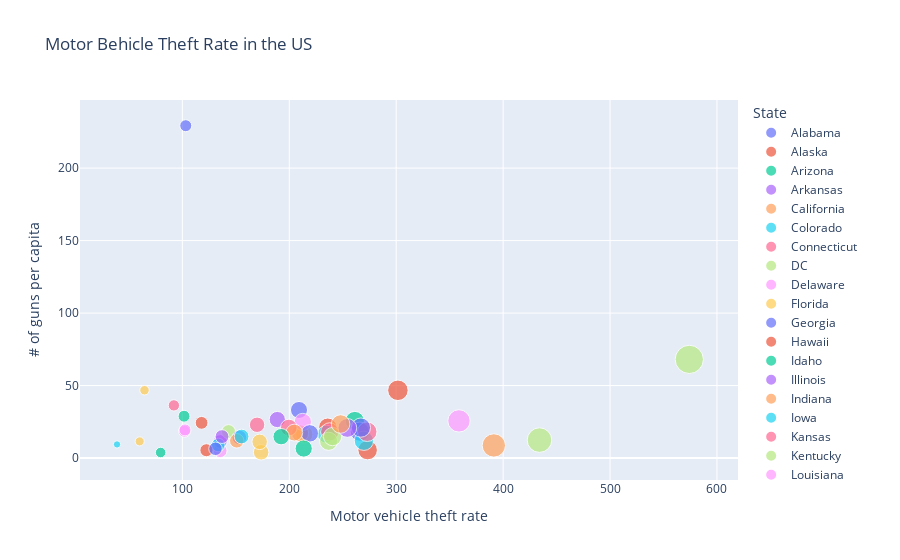

Write notebook code for a chart like this one.
### Code cell
import plotly.express as px

combined_data_df = pd.merge(vehicle_theft_2014_df,gun_ownership_per_capita_df,on="State")

import plotly.express as px

fig = px.scatter(combined_data_df,
                 x="Motor vehicle theft rate", 
                 y="# of guns per capita",
                 size="Motor vehicle theft rate", 
                 color="State",
                 hover_name="State",
                 title="Motor Behicle Theft Rate in the US"
                )
fig.show()

### Figure 1 — Plotly figure (JSON) as saved in the notebook; plotly's stock layout.template omitted (floating-point values rounded to 4 significant figures)
{"data": [{"hovertemplate": "<b>%{hovertext}</b><br><br>State=Alabama<br>Motor vehicle theft rate=%{marker.size}<br># of guns per capita=%{y}<extra></extra>", "hovertext": ["Alabama"], "legendgroup": "Alabama", "marker": {"color": "#636efa", "size": [209.1], "sizemode": "area", "sizeref": 1.435, "symbol": "circle"}, "mode": "markers", "name": "Alabama", "orientation": "v", "showlegend": true, "type": "scatter", "x": [209.1], "xaxis": "x", "y": [33.15], "yaxis": "y"}, {"hovertemplate": "<b>%{hovertext}</b><br><br>State=Alaska<br>Motor vehicle theft rate=%{marker.size}<br># of guns per capita=%{y}<extra></extra>", "hovertext": ["Alaska"], "legendgroup": "Alaska", "marker": {"color": "#EF553B", "size": [236], "sizemode": "area", "sizeref": 1.435, "symbol": "circle"}, "mode": "markers", "name": "Alaska", "orientation": "v", "showlegend": true, "type": "scatter", "x": [236], "xaxis": "x", "y": [21.38], "yaxis": "y"}, {"hovertemplate": "<b>%{hovertext}</b><br><br>State=Arizona<br>Motor vehicle theft rate=%{marker.size}<br># of guns per capita=%{y}<extra></extra>", "hovertext": ["Arizona"], "legendgroup": "Arizona", "marker": {"color": "#00cc96", "size": [261.3], "sizemode": "area", "sizeref": 1.435, "symbol": "circle"}, "mode": "markers", "name": "Arizona", "orientation": "v", "showlegend": true, "type": "scatter", "x": [261.3], "xaxis": "x", "y": [25.61], "yaxis": "y"}, {"hovertemplate": "<b>%{hovertext}</b><br><br>State=Arkansas<br>Motor vehicle theft rate=%{marker.size}<br># of guns per capita=%{y}<extra></extra>", "hovertext": ["Arkansas"], "legendgroup": "Arkansas", "marker": {"color": "#ab63fa", "size": [188.8], "sizemode": "area", "sizeref": 1.435, "symbol": "circle"}, "mode": "markers", "name": "Arkansas", "orientation": "v", "showlegend": true, "type": "scatter", "x": [188.8], "xaxis": "x", "y": [26.57], "yaxis": "y"}, {"hovertemplate": "<b>%{hovertext}</b><br><br>State=California<br>Motor vehicle theft rate=%{marker.size}<br># of guns per capita=%{y}<extra></extra>", "hovertext": ["California"], "legendgroup": "California", "marker": {"color": "#FFA15A", "size": [391.3], "sizemode": "area", "sizeref": 1.435, "symbol": "circle"}, "mode": "markers", "name": "California", "orientation": "v", "showlegend": true, "type": "scatter", "x": [391.3], "xaxis": "x", "y": [8.71], "yaxis": "y"}, {"hovertemplate": "<b>%{hovertext}</b><br><br>State=Colorado<br>Motor vehicle theft rate=%{marker.size}<br># of guns per capita=%{y}<extra></extra>", "hovertext": ["Colorado"], "legendgroup": "Colorado", "marker": {"color": "#19d3f3", "size": [234.8], "sizemode": "area", "sizeref": 1.435, "symbol": "circle"}, "mode": "markers", "name": "Colorado", "orientation": "v", "showlegend": true, "type": "scatter", "x": [234.8], "xaxis": "x", "y": [16.48], "yaxis": "y"}, {"hovertemplate": "<b>%{hovertext}</b><br><br>State=Connecticut<br>Motor vehicle theft rate=%{marker.size}<br># of guns per capita=%{y}<extra></extra>", "hovertext": ["Connecticut"], "legendgroup": "Connecticut", "marker": {"color": "#FF6692", "size": [169.9], "sizemode": "area", "sizeref": 1.435, "symbol": "circle"}, "mode": "markers", "name": "Connecticut", "orientation": "v", "showlegend": true, "type": "scatter", "x": [169.9], "xaxis": "x", "y": [22.96], "yaxis": "y"}, {"hovertemplate": "<b>%{hovertext}</b><br><br>State=DC<br>Motor vehicle theft rate=%{marker.size}<br># of guns per capita=%{y}<extra></extra>", "hovertext": ["DC"], "legendgroup": "DC", "marker": {"color": "#B6E880", "size": [574.1], "sizemode": "area", "sizeref": 1.435, "symbol": "circle"}, "mode": "markers", "name": "DC", "orientation": "v", "showlegend": true, "type": "scatter", "x": [574.1], "xaxis": "x", "y": [68.05], "yaxis": "y"}, {"hovertemplate": "<b>%{hovertext}</b><br><br>State=Delaware<br>Motor vehicle theft rate=%{marker.size}<br># of guns per capita=%{y}<extra></extra>", "hovertext": ["Delaware"], "legendgroup": "Delaware", "marker": {"color": "#FF97FF", "size": [135.4], "sizemode": "area", "sizeref": 1.435, "symbol": "circle"}, "mode": "markers", "name": "Delaware", "orientation": "v", "showlegend": true, "type": "scatter", "x": [135.4], "xaxis": "x", "y": [5.04], "yaxis": "y"}, {"hovertemplate": "<b>%{hovertext}</b><br><br>State=Florida<br>Motor vehicle theft rate=%{marker.size}<br># of guns per capita=%{y}<extra></extra>", "hovertext": ["Florida"], "legendgroup": "Florida", "marker": {"color": "#FECB52", "size": [214], "sizemode": "area", "sizeref": 1.435, "symbol": "circle"}, "mode": "markers", "name": "Florida", "orientation": "v", "showlegend": true, "type": "scatter", "x": [214], "xaxis": "x", "y": [16.35], "yaxis": "y"}, {"hovertemplate": "<b>%{hovertext}</b><br><br>State=Georgia<br>Motor vehicle theft rate=%{marker.size}<br># of guns per capita=%{y}<extra></extra>", "hovertext": ["Georgia"], "legendgroup": "Georgia", "marker": {"color": "#636efa", "size": [266], "sizemode": "area", "sizeref": 1.435, "symbol": "circle"}, "mode": "markers", "name": "Georgia", "orientation": "v", "showlegend": true, "type": "scatter", "x": [266], "xaxis": "x", "y": [18.22], "yaxis": "y"}, {"hovertemplate": "<b>%{hovertext}</b><br><br>State=Hawaii<br>Motor vehicle theft rate=%{marker.size}<br># of guns per capita=%{y}<extra></extra>", "hovertext": ["Hawaii"], "legendgroup": "Hawaii", "marker": {"color": "#EF553B", "size": [273.3], "sizemode": "area", "sizeref": 1.435, "symbol": "circle"}, "mode": "markers", "name": "Hawaii", "orientation": "v", "showlegend": true, "type": "scatter", "x": [273.3], "xaxis": "x", "y": [5.5], "yaxis": "y"}, {"hovertemplate": "<b>%{hovertext}</b><br><br>State=Idaho<br>Motor vehicle theft rate=%{marker.size}<br># of guns per capita=%{y}<extra></extra>", "hovertext": ["Idaho"], "legendgroup": "Idaho", "marker": {"color": "#00cc96", "size": [101.6], "sizemode": "area", "sizeref": 1.435, "symbol": "circle"}, "mode": "markers", "name": "Idaho", "orientation": "v", "showlegend": true, "type": "scatter", "x": [101.6], "xaxis": "x", "y": [28.86], "yaxis": "y"}, {"hovertemplate": "<b>%{hovertext}</b><br><br>State=Illinois<br>Motor vehicle theft rate=%{marker.size}<br># of guns per capita=%{y}<extra></extra>", "hovertext": ["Illinois"], "legendgroup": "Illinois", "marker": {"color": "#ab63fa", "size": [135.5], "sizemode": "area", "sizeref": 1.435, "symbol": "circle"}, "mode": "markers", "name": "Illinois", "orientation": "v", "showlegend": true, "type": "scatter", "x": [135.5], "xaxis": "x", "y": [11.44], "yaxis": "y"}, {"hovertemplate": "<b>%{hovertext}</b><br><br>State=Indiana<br>Motor vehicle theft rate=%{marker.size}<br># of guns per capita=%{y}<extra></extra>", "hovertext": ["Indiana"], "legendgroup": "Indiana", "marker": {"color": "#FFA15A", "size": [210.1], "sizemode": "area", "sizeref": 1.435, "symbol": "circle"}, "mode": "markers", "name": "Indiana", "orientation": "v", "showlegend": true, "type": "scatter", "x": [210.1], "xaxis": "x", "y": [17.1], "yaxis": "y"}, {"hovertemplate": "<b>%{hovertext}</b><br><br>State=Iowa<br>Motor vehicle theft rate=%{marker.size}<br># of guns per capita=%{y}<extra></extra>", "hovertext": ["Iowa"], "legendgroup": "Iowa", "marker": {"color": "#19d3f3", "size": [133.6], "sizemode": "area", "sizeref": 1.435, "symbol": "circle"}, "mode": "markers", "name": "Iowa", "orientation": "v", "showlegend": true, "type": "scatter", "x": [133.6], "xaxis": "x", "y": [9.05], "yaxis": "y"}, {"hovertemplate": "<b>%{hovertext}</b><br><br>State=Kansas<br>Motor vehicle theft rate=%{marker.size}<br># of guns per capita=%{y}<extra></extra>", "hovertext": ["Kansas"], "legendgroup": "Kansas", "marker": {"color": "#FF6692", "size": [237.8], "sizemode": "area", "sizeref": 1.435, "symbol": "circle"}, "mode": "markers", "name": "Kansas", "orientation": "v", "showlegend": true, "type": "scatter", "x": [237.8], "xaxis": "x", "y": [18.06], "yaxis": "y"}, {"hovertemplate": "<b>%{hovertext}</b><br><br>State=Kentucky<br>Motor vehicle theft rate=%{marker.size}<br># of guns per capita=%{y}<extra></extra>", "hovertext": ["Kentucky"], "legendgroup": "Kentucky", "marker": {"color": "#B6E880", "size": [143.2], "sizemode": "area", "sizeref": 1.435, "symbol": "circle"}, "mode": "markers", "name": "Kentucky", "orientation": "v", "showlegend": true, "type": "scatter", "x": [143.2], "xaxis": "x", "y": [18.2], "yaxis": "y"}, {"hovertemplate": "<b>%{hovertext}</b><br><br>State=Louisiana<br>Motor vehicle theft rate=%{marker.size}<br># of guns per capita=%{y}<extra></extra>", "hovertext": ["Louisiana"], "legendgroup": "Louisiana", "marker": {"color": "#FF97FF", "size": [212.7], "sizemode": "area", "sizeref": 1.435, "symbol": "circle"}, "mode": "markers", "name": "Louisiana", "orientation": "v", "showlegend": true, "type": "scatter", "x": [212.7], "xaxis": "x", "y": [24.94], "yaxis": "y"}, {"hovertemplate": "<b>%{hovertext}</b><br><br>State=Maine<br>Motor vehicle theft rate=%{marker.size}<br># of guns per capita=%{y}<extra></extra>", "hovertext": ["Maine"], "legendgroup": "Maine", "marker": {"color": "#FECB52", "size": [60.1], "sizemode": "area", "sizeref": 1.435, "symbol": "circle"}, "mode": "markers", "name": "Maine", "orientation": "v", "showlegend": true, "type": "scatter", "x": [60.1], "xaxis": "x", "y": [11.5], "yaxis": "y"}, {"hovertemplate": "<b>%{hovertext}</b><br><br>State=Maryland<br>Motor vehicle theft rate=%{marker.size}<br># of guns per capita=%{y}<extra></extra>", "hovertext": ["Maryland"], "legendgroup": "Maryland", "marker": {"color": "#636efa", "size": [219.2], "sizemode": "area", "sizeref": 1.435, "symbol": "circle"}, "mode": "markers", "name": "Maryland", "orientation": "v", "showlegend": true, "type": "scatter", "x": [219.2], "xaxis": "x", "y": [17.03], "yaxis": "y"}, {"hovertemplate": "<b>%{hovertext}</b><br><br>State=Massachusetts<br>Motor vehicle theft rate=%{marker.size}<br># of guns per capita=%{y}<extra></extra>", "hovertext": ["Massachusetts"], "legendgroup": "Massachusetts", "marker": {"color": "#EF553B", "size": [122.5], "sizemode": "area", "sizeref": 1.435, "symbol": "circle"}, "mode": "markers", "name": "Massachusetts", "orientation": "v", "showlegend": true, "type": "scatter", "x": [122.5], "xaxis": "x", "y": [5.41], "yaxis": "y"}, {"hovertemplate": "<b>%{hovertext}</b><br><br>State=Michigan<br>Motor vehicle theft rate=%{marker.size}<br># of guns per capita=%{y}<extra></extra>", "hovertext": ["Michigan"], "legendgroup": "Michigan", "marker": {"color": "#00cc96", "size": [213.5], "sizemode": "area", "sizeref": 1.435, "symbol": "circle"}, "mode": "markers", "name": "Michigan", "orientation": "v", "showlegend": true, "type": "scatter", "x": [213.5], "xaxis": "x", "y": [6.59], "yaxis": "y"}, {"hovertemplate": "<b>%{hovertext}</b><br><br>State=Minnesota<br>Motor vehicle theft rate=%{marker.size}<br># of guns per capita=%{y}<extra></extra>", "hovertext": ["Minnesota"], "legendgroup": "Minnesota", "marker": {"color": "#ab63fa", "size": [153.3], "sizemode": "area", "sizeref": 1.435, "symbol": "circle"}, "mode": "markers", "name": "Minnesota", "orientation": "v", "showlegend": true, "type": "scatter", "x": [153.3], "xaxis": "x", "y": [14.22], "yaxis": "y"}, {"hovertemplate": "<b>%{hovertext}</b><br><br>State=Mississippi<br>Motor vehicle theft rate=%{marker.size}<br># of guns per capita=%{y}<extra></extra>", "hovertext": ["Mississippi"], "legendgroup": "Mississippi", "marker": {"color": "#FFA15A", "size": [150.9], "sizemode": "area", "sizeref": 1.435, "symbol": "circle"}, "mode": "markers", "name": "Mississippi", "orientation": "v", "showlegend": true, "type": "scatter", "x": [150.9], "xaxis": "x", "y": [11.89], "yaxis": "y"}, {"hovertemplate": "<b>%{hovertext}</b><br><br>State=Missouri<br>Motor vehicle theft rate=%{marker.size}<br># of guns per capita=%{y}<extra></extra>", "hovertext": ["Missouri"], "legendgroup": "Missouri", "marker": {"color": "#19d3f3", "size": [269.8], "sizemode": "area", "sizeref": 1.435, "symbol": "circle"}, "mode": "markers", "name": "Missouri", "orientation": "v", "showlegend": true, "type": "scatter", "x": [269.8], "xaxis": "x", "y": [11.94], "yaxis": "y"}, {"hovertemplate": "<b>%{hovertext}</b><br><br>State=Montana<br>Motor vehicle theft rate=%{marker.size}<br># of guns per capita=%{y}<extra></extra>", "hovertext": ["Montana"], "legendgroup": "Montana", "marker": {"color": "#FF6692", "size": [199.6], "sizemode": "area", "sizeref": 1.435, "symbol": "circle"}, "mode": "markers", "name": "Montana", "orientation": "v", "showlegend": true, "type": "scatter", "x": [199.6], "xaxis": "x", "y": [21.06], "yaxis": "y"}, {"hovertemplate": "<b>%{hovertext}</b><br><br>State=Nebraska<br>Motor vehicle theft rate=%{marker.size}<br># of guns per capita=%{y}<extra></extra>", "hovertext": ["Nebraska"], "legendgroup": "Nebraska", "marker": {"color": "#B6E880", "size": [236.8], "sizemode": "area", "sizeref": 1.435, "symbol": "circle"}, "mode": "markers", "name": "Nebraska", "orientation": "v", "showlegend": true, "type": "scatter", "x": [236.8], "xaxis": "x", "y": [11.57], "yaxis": "y"}, {"hovertemplate": "<b>%{hovertext}</b><br><br>State=Nevada<br>Motor vehicle theft rate=%{marker.size}<br># of guns per capita=%{y}<extra></extra>", "hovertext": ["Nevada"], "legendgroup": "Nevada", "marker": {"color": "#FF97FF", "size": [358.7], "sizemode": "area", "sizeref": 1.435, "symbol": "circle"}, "mode": "markers", "name": "Nevada", "orientation": "v", "showlegend": true, "type": "scatter", "x": [358.7], "xaxis": "x", "y": [25.64], "yaxis": "y"}, {"hovertemplate": "<b>%{hovertext}</b><br><br>State=New_Hampshire<br>Motor vehicle theft rate=%{marker.size}<br># of guns per capita=%{y}<extra></extra>", "hovertext": ["New_Hampshire"], "legendgroup": "New_Hampshire", "marker": {"color": "#FECB52", "size": [64.6], "sizemode": "area", "sizeref": 1.435, "symbol": "circle"}, "mode": "markers", "name": "New_Hampshire", "orientation": "v", "showlegend": true, "type": "scatter", "x": [64.6], "xaxis": "x", "y": [46.76], "yaxis": "y"}, {"hovertemplate": "<b>%{hovertext}</b><br><br>State=New_Jersey<br>Motor vehicle theft rate=%{marker.size}<br># of guns per capita=%{y}<extra></extra>", "hovertext": ["New_Jersey"], "legendgroup": "New_Jersey", "marker": {"color": "#636efa", "size": [131], "sizemode": "area", "sizeref": 1.435, "symbol": "circle"}, "mode": "markers", "name": "New_Jersey", "orientation": "v", "showlegend": true, "type": "scatter", "x": [131], "xaxis": "x", "y": [6.38], "yaxis": "y"}, {"hovertemplate": "<b>%{hovertext}</b><br><br>State=New_Mexico<br>Motor vehicle theft rate=%{marker.size}<br># of guns per capita=%{y}<extra></extra>", "hovertext": ["New_Mexico"], "legendgroup": "New_Mexico", "marker": {"color": "#EF553B", "size": [301.6], "sizemode": "area", "sizeref": 1.435, "symbol": "circle"}, "mode": "markers", "name": "New_Mexico", "orientation": "v", "showlegend": true, "type": "scatter", "x": [301.6], "xaxis": "x", "y": [46.73], "yaxis": "y"}, {"hovertemplate": "<b>%{hovertext}</b><br><br>State=New_York<br>Motor vehicle theft rate=%{marker.size}<br># of guns per capita=%{y}<extra></extra>", "hovertext": ["New_York"], "legendgroup": "New_York", "marker": {"color": "#00cc96", "size": [79.7], "sizemode": "area", "sizeref": 1.435, "symbol": "circle"}, "mode": "markers", "name": "New_York", "orientation": "v", "showlegend": true, "type": "scatter", "x": [79.7], "xaxis": "x", "y": [3.83], "yaxis": "y"}, {"hovertemplate": "<b>%{hovertext}</b><br><br>State=North_Carolina<br>Motor vehicle theft rate=%{marker.size}<br># of guns per capita=%{y}<extra></extra>", "hovertext": ["North_Carolina"], "legendgroup": "North_Carolina", "marker": {"color": "#ab63fa", "size": [137.1], "sizemode": "area", "sizeref": 1.435, "symbol": "circle"}, "mode": "markers", "name": "North_Carolina", "orientation": "v", "showlegend": true, "type": "scatter", "x": [137.1], "xaxis": "x", "y": [14.82], "yaxis": "y"}, {"hovertemplate": "<b>%{hovertext}</b><br><br>State=North_Dakota<br>Motor vehicle theft rate=%{marker.size}<br># of guns per capita=%{y}<extra></extra>", "hovertext": ["North_Dakota"], "legendgroup": "North_Dakota", "marker": {"color": "#FFA15A", "size": [204.7], "sizemode": "area", "sizeref": 1.435, "symbol": "circle"}, "mode": "markers", "name": "North_Dakota", "orientation": "v", "showlegend": true, "type": "scatter", "x": [204.7], "xaxis": "x", "y": [17.56], "yaxis": "y"}, {"hovertemplate": "<b>%{hovertext}</b><br><br>State=Ohio<br>Motor vehicle theft rate=%{marker.size}<br># of guns per capita=%{y}<extra></extra>", "hovertext": ["Ohio"], "legendgroup": "Ohio", "marker": {"color": "#19d3f3", "size": [155.4], "sizemode": "area", "sizeref": 1.435, "symbol": "circle"}, "mode": "markers", "name": "Ohio", "orientation": "v", "showlegend": true, "type": "scatter", "x": [155.4], "xaxis": "x", "y": [14.87], "yaxis": "y"}, {"hovertemplate": "<b>%{hovertext}</b><br><br>State=Oklahoma<br>Motor vehicle theft rate=%{marker.size}<br># of guns per capita=%{y}<extra></extra>", "hovertext": ["Oklahoma"], "legendgroup": "Oklahoma", "marker": {"color": "#FF6692", "size": [272.9], "sizemode": "area", "sizeref": 1.435, "symbol": "circle"}, "mode": "markers", "name": "Oklahoma", "orientation": "v", "showlegend": true, "type": "scatter", "x": [272.9], "xaxis": "x", "y": [18.13], "yaxis": "y"}, {"hovertemplate": "<b>%{hovertext}</b><br><br>State=Oregon<br>Motor vehicle theft rate=%{marker.size}<br># of guns per capita=%{y}<extra></extra>", "hovertext": ["Oregon"], "legendgroup": "Oregon", "marker": {"color": "#B6E880", "size": [240.5], "sizemode": "area", "sizeref": 1.435, "symbol": "circle"}, "mode": "markers", "name": "Oregon", "orientation": "v", "showlegend": true, "type": "scatter", "x": [240.5], "xaxis": "x", "y": [14.82], "yaxis": "y"}, {"hovertemplate": "<b>%{hovertext}</b><br><br>State=Pennsylvania<br>Motor vehicle theft rate=%{marker.size}<br># of guns per capita=%{y}<extra></extra>", "hovertext": ["Pennsylvania"], "legendgroup": "Pennsylvania", "marker": {"color": "#FF97FF", "size": [102], "sizemode": "area", "sizeref": 1.435, "symbol": "circle"}, "mode": "markers", "name": "Pennsylvania", "orientation": "v", "showlegend": true, "type": "scatter", "x": [102], "xaxis": "x", "y": [18.45], "yaxis": "y"}, {"hovertemplate": "<b>%{hovertext}</b><br><br>State=Rhode_Island<br>Motor vehicle theft rate=%{marker.size}<br># of guns per capita=%{y}<extra></extra>", "hovertext": ["Rhode_Island"], "legendgroup": "Rhode_Island", "marker": {"color": "#FECB52", "size": [173.7], "sizemode": "area", "sizeref": 1.435, "symbol": "circle"}, "mode": "markers", "name": "Rhode_Island", "orientation": "v", "showlegend": true, "type": "scatter", "x": [173.7], "xaxis": "x", "y": [3.98], "yaxis": "y"}, {"hovertemplate": "<b>%{hovertext}</b><br><br>State=South_Carolina<br>Motor vehicle theft rate=%{marker.size}<br># of guns per capita=%{y}<extra></extra>", "hovertext": ["South_Carolina"], "legendgroup": "South_Carolina", "marker": {"color": "#636efa", "size": [267], "sizemode": "area", "sizeref": 1.435, "symbol": "circle"}, "mode": "markers", "name": "South_Carolina", "orientation": "v", "showlegend": true, "type": "scatter", "x": [267], "xaxis": "x", "y": [21.01], "yaxis": "y"}, {"hovertemplate": "<b>%{hovertext}</b><br><br>State=South_Dakota<br>Motor vehicle theft rate=%{marker.size}<br># of guns per capita=%{y}<extra></extra>", "hovertext": ["South_Dakota"], "legendgroup": "South_Dakota", "marker": {"color": "#EF553B", "size": [118], "sizemode": "area", "sizeref": 1.435, "symbol": "circle"}, "mode": "markers", "name": "South_Dakota", "orientation": "v", "showlegend": true, "type": "scatter", "x": [118], "xaxis": "x", "y": [24.29], "yaxis": "y"}, {"hovertemplate": "<b>%{hovertext}</b><br><br>State=Tennessee<br>Motor vehicle theft rate=%{marker.size}<br># of guns per capita=%{y}<extra></extra>", "hovertext": ["Tennessee"], "legendgroup": "Tennessee", "marker": {"color": "#00cc96", "size": [192.4], "sizemode": "area", "sizeref": 1.435, "symbol": "circle"}, "mode": "markers", "name": "Tennessee", "orientation": "v", "showlegend": true, "type": "scatter", "x": [192.4], "xaxis": "x", "y": [14.76], "yaxis": "y"}, {"hovertemplate": "<b>%{hovertext}</b><br><br>State=Texas<br>Motor vehicle theft rate=%{marker.size}<br># of guns per capita=%{y}<extra></extra>", "hovertext": ["Texas"], "legendgroup": "Texas", "marker": {"color": "#ab63fa", "size": [254.3], "sizemode": "area", "sizeref": 1.435, "symbol": "circle"}, "mode": "markers", "name": "Texas", "orientation": "v", "showlegend": true, "type": "scatter", "x": [254.3], "xaxis": "x", "y": [20.79], "yaxis": "y"}, {"hovertemplate": "<b>%{hovertext}</b><br><br>State=Utah<br>Motor vehicle theft rate=%{marker.size}<br># of guns per capita=%{y}<extra></extra>", "hovertext": ["Utah"], "legendgroup": "Utah", "marker": {"color": "#FFA15A", "size": [248], "sizemode": "area", "sizeref": 1.435, "symbol": "circle"}, "mode": "markers", "name": "Utah", "orientation": "v", "showlegend": true, "type": "scatter", "x": [248], "xaxis": "x", "y": [23.48], "yaxis": "y"}, {"hovertemplate": "<b>%{hovertext}</b><br><br>State=Vermont<br>Motor vehicle theft rate=%{marker.size}<br># of guns per capita=%{y}<extra></extra>", "hovertext": ["Vermont"], "legendgroup": "Vermont", "marker": {"color": "#19d3f3", "size": [38.9], "sizemode": "area", "sizeref": 1.435, "symbol": "circle"}, "mode": "markers", "name": "Vermont", "orientation": "v", "showlegend": true, "type": "scatter", "x": [38.9], "xaxis": "x", "y": [9.41], "yaxis": "y"}, {"hovertemplate": "<b>%{hovertext}</b><br><br>State=Virginia<br>Motor vehicle theft rate=%{marker.size}<br># of guns per capita=%{y}<extra></extra>", "hovertext": ["Virginia"], "legendgroup": "Virginia", "marker": {"color": "#FF6692", "size": [92.1], "sizemode": "area", "sizeref": 1.435, "symbol": "circle"}, "mode": "markers", "name": "Virginia", "orientation": "v", "showlegend": true, "type": "scatter", "x": [92.1], "xaxis": "x", "y": [36.34], "yaxis": "y"}, {"hovertemplate": "<b>%{hovertext}</b><br><br>State=Washington<br>Motor vehicle theft rate=%{marker.size}<br># of guns per capita=%{y}<extra></extra>", "hovertext": ["Washington"], "legendgroup": "Washington", "marker": {"color": "#B6E880", "size": [434], "sizemode": "area", "sizeref": 1.435, "symbol": "circle"}, "mode": "markers", "name": "Washington", "orientation": "v", "showlegend": true, "type": "scatter", "x": [434], "xaxis": "x", "y": [12.4], "yaxis": "y"}, {"hovertemplate": "<b>%{hovertext}</b><br><br>State=West_Virginia<br>Motor vehicle theft rate=%{marker.size}<br># of guns per capita=%{y}<extra></extra>", "hovertext": ["West_Virginia"], "legendgroup": "West_Virginia", "marker": {"color": "#FF97FF", "size": [102.5], "sizemode": "area", "sizeref": 1.435, "symbol": "circle"}, "mode": "markers", "name": "West_Virginia", "orientation": "v", "showlegend": true, "type": "scatter", "x": [102.5], "xaxis": "x", "y": [19.42], "yaxis": "y"}, {"hovertemplate": "<b>%{hovertext}</b><br><br>State=Wisconsin<br>Motor vehicle theft rate=%{marker.size}<br># of guns per capita=%{y}<extra></extra>", "hovertext": ["Wisconsin"], "legendgroup": "Wisconsin", "marker": {"color": "#FECB52", "size": [172.3], "sizemode": "area", "sizeref": 1.435, "symbol": "circle"}, "mode": "markers", "name": "Wisconsin", "orientation": "v", "showlegend": true, "type": "scatter", "x": [172.3], "xaxis": "x", "y": [11.19], "yaxis": "y"}, {"hovertemplate": "<b>%{hovertext}</b><br><br>State=Wyoming<br>Motor vehicle theft rate=%{marker.size}<br># of guns per capita=%{y}<extra></extra>", "hovertext": ["Wyoming"], "legendgroup": "Wyoming", "marker": {"color": "#636efa", "size": [103.2], "sizemode": "area", "sizeref": 1.435, "symbol": "circle"}, "mode": "markers", "name": "Wyoming", "orientation": "v", "showlegend": true, "type": "scatter", "x": [103.2], "xaxis": "x", "y": [229.2], "yaxis": "y"}], "layout": {"legend": {"itemsizing": "constant", "title": {"text": "State"}, "tracegroupgap": 0}, "title": {"text": "Motor Behicle Theft Rate in the US"}, "xaxis": {"anchor": "y", "domain": [0, 1], "title": {"text": "Motor vehicle theft rate"}}, "yaxis": {"anchor": "x", "domain": [0, 1], "title": {"text": "# of guns per capita"}}}}
